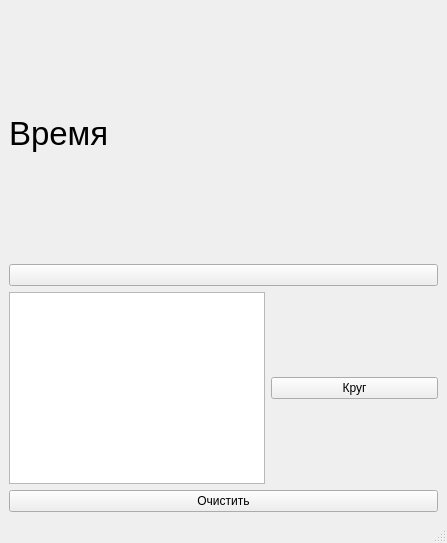
<?xml version="1.0" encoding="UTF-8"?>
<ui version="4.0">
 <class>MainWindow</class>
 <widget class="QMainWindow" name="MainWindow">
  <property name="geometry">
   <rect>
    <x>0</x>
    <y>0</y>
    <width>447</width>
    <height>543</height>
   </rect>
  </property>
  <property name="windowTitle">
   <string>MainWindow</string>
  </property>
  <widget class="QWidget" name="centralwidget">
   <layout class="QGridLayout" name="gridLayout">
    <item row="2" column="0">
     <widget class="QTextBrowser" name="tx_br_circle">
      <property name="sizePolicy">
       <sizepolicy hsizetype="Preferred" vsizetype="Preferred">
        <horstretch>0</horstretch>
        <verstretch>0</verstretch>
       </sizepolicy>
      </property>
     </widget>
    </item>
    <item row="2" column="1">
     <widget class="QPushButton" name="ph_b_circle">
      <property name="text">
       <string>Круг</string>
      </property>
     </widget>
    </item>
    <item row="0" column="0" colspan="2">
     <widget class="QLabel" name="lb">
      <property name="font">
       <font>
        <pointsize>25</pointsize>
       </font>
      </property>
      <property name="text">
       <string>Время</string>
      </property>
     </widget>
    </item>
    <item row="1" column="0" colspan="2">
     <widget class="QPushButton" name="ph_b_start">
      <property name="text">
       <string/>
      </property>
      <property name="checkable">
       <bool>false</bool>
      </property>
     </widget>
    </item>
    <item row="3" column="0" colspan="2">
     <widget class="QPushButton" name="ph_b_clear">
      <property name="text">
       <string>Очистить</string>
      </property>
     </widget>
    </item>
   </layout>
  </widget>
  <widget class="QMenuBar" name="menubar">
   <property name="geometry">
    <rect>
     <x>0</x>
     <y>0</y>
     <width>447</width>
     <height>21</height>
    </rect>
   </property>
  </widget>
  <widget class="QStatusBar" name="statusbar"/>
 </widget>
 <resources/>
 <connections/>
</ui>
